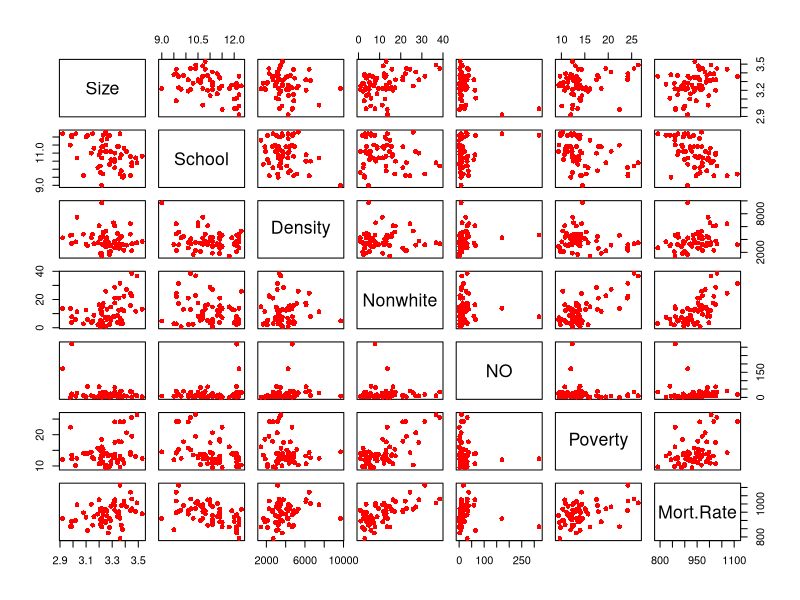

The R source for this figure:
## ---- chunk 1
mortality <- read.csv('mortality.csv')
attach(mortality)
plot(mortality, pch = 16, col = 'red')
